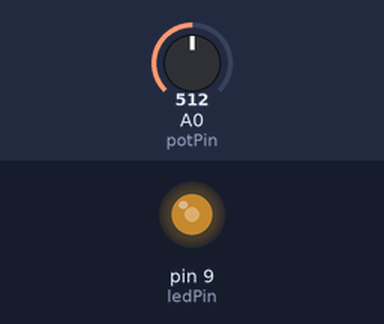
The sketch below on a simulated Arduino Uno, built with avr-gcc and run on an emulated ATmega328P. Shown: output pins drawn as LEDs (lit = HIGH). The test bench sets the inputs (shaded band); at power-on: A0 (potPin) = 512.

Above: at 1.2 s.
1.3 s: A0 (potPin) set to 716
At 1.8 s:
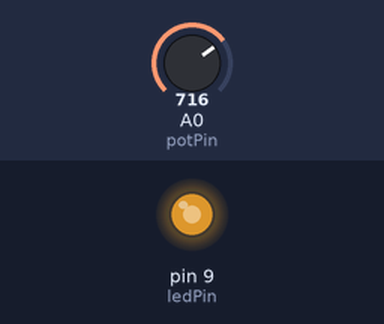
2.8 s: A0 (potPin) set to 900
At 4.0 s:
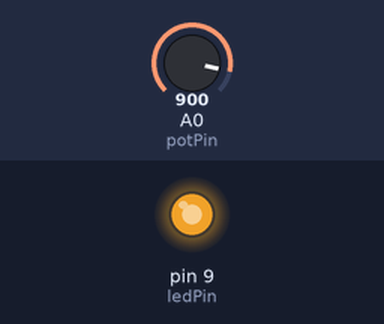
4.3 s: A0 (potPin) set to 122
At 5.3 s:
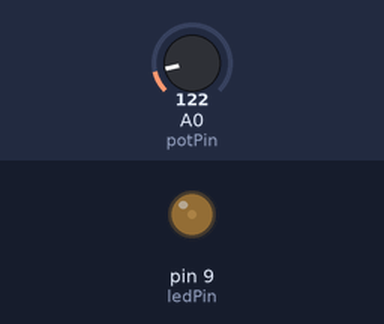
5.8 s: A0 (potPin) set to 0
At 6.4 s:
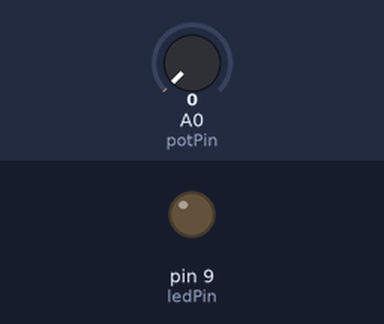
7.3 s: A0 (potPin) set to 511
At 7.6 s:
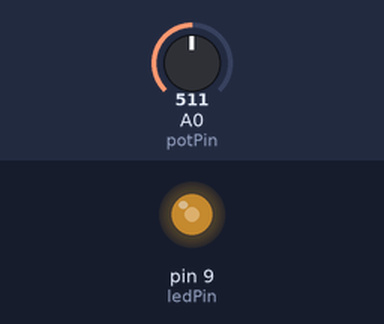
Timing chart, 0 to 9.8 s (numbered marks = the images above; inputs shaded):
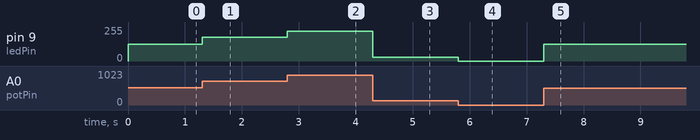

The sketch:

AyarlanabilirLed.ino
```cpp
int potPin = A0;
int ledPin = 9;
int potValue = 0;
int mapValue = 0;


void setup() {
  pinMode(potPin, INPUT);
  pinMode(ledPin, OUTPUT);

}

void loop() {
  potValue = analogRead(potPin);
  mapValue = map(potValue, 0, 1023, 0, 255);
  analogWrite(ledPin, mapValue);

}
```

Measured:
- after the input at 1.3 s, pin 9 (ledPin): 127/255 → 178/255 at once
- after the input at 2.8 s, pin 9 (ledPin): 178/255 → 224/255 at once
- after the input at 4.3 s, pin 9 (ledPin): 224/255 → 30/255 at once
- after the input at 5.8 s, pin 9 (ledPin): 30/255 → 0/255 at once
- after the input at 7.3 s, pin 9 (ledPin): 0/255 → 127/255 at once
